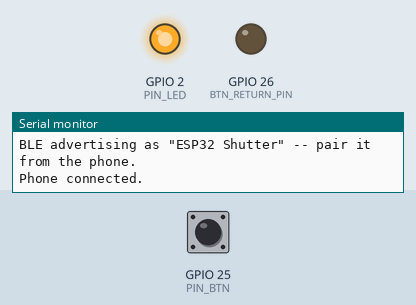
This program was run on a simulated ESP32. Shown: output pins drawn as LEDs (lit = HIGH), the last lines printed to the serial monitor. Dashed ring = blinking. The inputs (shaded band) are chosen by the test bench; at power-on: GPIO 25 (PIN_BTN) HIGH. USB keyboard and mouse output is not drawn.

Above: at 1.4 s.
1.5 s: GPIO 25 (PIN_BTN) pulled LOW for 0.15 s
At 2.58 s:
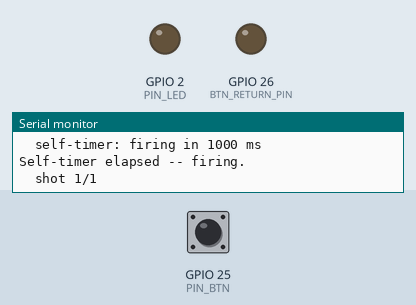
4.0 s: GPIO 25 (PIN_BTN) pulsed LOW 5 times (0.12 s each, 0.3 s apart)
At 7.3 s:
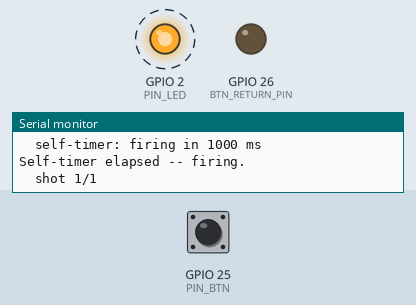
Timing chart, 0 to 8.8 s (numbered marks = the images above; inputs shaded):
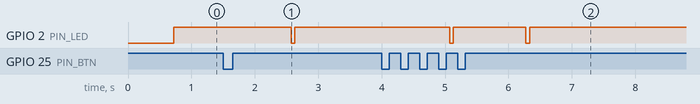

The program:

main.cpp
```cpp
/*
 * ESP32 Bluetooth Camera Shutter
 * ------------------------------
 * A DIY version of a commercial Bluetooth selfie-stick shutter.
 *
 * The ESP32 advertises itself as a BLE HID keyboard and, on a button press,
 * sends the Consumer Control "Volume Up" key (usage page 0x0C, usage 0xE9).
 * No camera API is involved -- both iOS and Android camera apps bind a
 * hardware Volume Up press to the shutter, which is exactly how the cheap
 * commercial units work.
 *
 * Hardware: NodeMCU-32S (ESP32). The button bridges GPIO25 and GPIO26, with
 * GPIO26 driven LOW to act as a switched ground, so no wire to a GND pin is
 * needed. GPIO25 uses its internal pull-up, so pressed == LOW.
 */

#include <Arduino.h>
#include <BleKeyboard.h>

// ------------------------------------------------------------------ config ---
// Defaults for every tunable; override any of them from build_flags.

#ifndef SHUTTER_BURST_COUNT
#define SHUTTER_BURST_COUNT 3
#endif

#ifndef SHUTTER_BURST_GAP_MS
#define SHUTTER_BURST_GAP_MS 400
#endif

#ifndef SHUTTER_SEND_ENTER
#define SHUTTER_SEND_ENTER 0
#endif

// Self-timer: how long to wait after the button press before firing the shutter,
// so you have time to pose. 0 fires immediately. The wait is non-blocking, so
// the LED keeps blinking the countdown instead of freezing.
#ifndef SHUTTER_DELAY_MS
#define SHUTTER_DELAY_MS 1000
#endif

// GPIO26 as switched ground. Build with -D BTN_RETURN_PIN=-1 if you rewire the
// button to a real GND pin instead.
#ifndef BTN_RETURN_PIN
#define BTN_RETURN_PIN 26
#endif

static const uint8_t PIN_BTN = 25;
static const uint8_t PIN_LED = LED_BUILTIN;  // GPIO2 on the NodeMCU-32S

static const uint32_t DEBOUNCE_MS       = 40;
static const uint32_t KEY_HOLD_MS       = 30;   // gap between key-down and key-up
static const uint32_t ENTER_GAP_MS      = 50;
static const uint32_t CONNECT_SETTLE_MS = 500;
static const uint32_t LED_BLINK_MS      = 500;
static const uint32_t LED_COUNTDOWN_MS  = 100;  // fast blink while self-timer runs
static const uint32_t LED_PULSE_MS      = 60;

// The library truncates the device name to 15 characters.
BleKeyboard bleKeyboard("ESP32 Shutter", "DIY", 100);

// ------------------------------------------------------------------- state ---
static bool     buttonRaw        = false;  // last raw read, true = pressed
static bool     buttonStable     = false;  // debounced, true = pressed
static uint32_t lastRawChangeMs  = 0;
static bool     linkUp           = false;
static bool     pendingShot      = false;  // self-timer armed, waiting to fire
static uint32_t pendingShotAt    = 0;
static bool     ledBlinkOn       = false;
static uint32_t ledToggleMs      = 0;
static bool     ledPulse         = false;
static uint32_t ledPulseUntilMs  = 0;

// ----------------------------------------------------------------- helpers ---
// The NodeMCU-32S LED is active HIGH (R9 + LED to GND).
static inline void ledWrite(bool on) {
  digitalWrite(PIN_LED, on ? HIGH : LOW);
}

static void ledPulseNow() {
  ledPulse = true;
  ledPulseUntilMs = millis() + LED_PULSE_MS;
}

/*
 * One shutter press: explicit down / hold / up.
 *
 * BleKeyboard::write() is deliberately NOT used here. It fires the key-down and
 * key-up GATT notifications back to back with no gap, and if the release is
 * lost on a congested link the phone sees Volume Up stuck down -- a runaway
 * volume ramp, or a repeating shutter. The hold also better mimics a real
 * button tap, which some Android input stacks require.
 */
static void sendShutterKey() {
  bleKeyboard.press(KEY_MEDIA_VOLUME_UP);
  delay(KEY_HOLD_MS);
  bleKeyboard.release(KEY_MEDIA_VOLUME_UP);

#if SHUTTER_SEND_ENTER
  // Fallback for camera apps that ignore Vol+. Note this goes out as a keyboard
  // report, so outside the camera app it lands in whatever field has focus.
  delay(ENTER_GAP_MS);
  bleKeyboard.press(KEY_RETURN);
  delay(KEY_HOLD_MS);
  bleKeyboard.release(KEY_RETURN);
#endif
}

static void shutterBurst() {
  // Defensive: releaseAll() zeroes the internal media-key state but only
  // notifies the *keyboard* report, so it cannot un-stick a Volume Up. An
  // explicit release is the only reliable way to clear one.
  bleKeyboard.release(KEY_MEDIA_VOLUME_UP);

  for (uint8_t i = 0; i < SHUTTER_BURST_COUNT; i++) {
    if (!bleKeyboard.isConnected()) {
      Serial.println("  link dropped mid-burst -- stopping.");
      break;
    }
    Serial.printf("  shot %u/%u\n", (unsigned)i + 1, (unsigned)SHUTTER_BURST_COUNT);
    sendShutterKey();
    if (i + 1 < SHUTTER_BURST_COUNT) {
      delay(SHUTTER_BURST_GAP_MS);
    }
  }

  ledPulseNow();
}

// ------------------------------------------------------------------- setup ---
void setup() {
  // Establish the ground reference FIRST. With the button bridging GPIO25 and
  // GPIO26, pin 25 floats until 26 is driven low and would read as permanently
  // released -- a silent failure that looks like a BLE fault.
#if BTN_RETURN_PIN >= 0
  pinMode(BTN_RETURN_PIN, OUTPUT);
  digitalWrite(BTN_RETURN_PIN, LOW);
#endif

  pinMode(PIN_BTN, INPUT_PULLUP);

  pinMode(PIN_LED, OUTPUT);
  ledWrite(false);  // avoid a stray flash during boot

  Serial.begin(115200);
  // Deliberately NOT while(!Serial) -- on the ESP32's USB-UART that can block
  // forever, and you would misdiagnose it as BleKeyboard::begin() failing.
  delay(200);

  Serial.println();
  Serial.println("ESP32 Bluetooth Camera Shutter");
  Serial.printf("  button : GPIO%u (pressed = LOW)\n", (unsigned)PIN_BTN);
#if BTN_RETURN_PIN >= 0
  Serial.printf("  ground : GPIO%u driven LOW\n", (unsigned)BTN_RETURN_PIN);
#else
  Serial.println("  ground : external GND wire");
#endif
  Serial.printf("  led    : GPIO%u\n", (unsigned)PIN_LED);
  Serial.printf("  burst  : %u shot(s), %u ms apart\n",
                (unsigned)SHUTTER_BURST_COUNT, (unsigned)SHUTTER_BURST_GAP_MS);
  if (SHUTTER_DELAY_MS > 0) {
    Serial.printf("  timer  : %u ms after the press\n", (unsigned)SHUTTER_DELAY_MS);
  } else {
    Serial.println("  timer  : off (fires immediately)");
  }

  // If this says PRESSED with nothing touching the button, the wiring is wrong.
  Serial.printf("  button reads %s at rest (expect RELEASED)\n",
                digitalRead(PIN_BTN) == LOW ? "PRESSED" : "RELEASED");

  bleKeyboard.begin();
  Serial.println("BLE advertising as \"ESP32 Shutter\" -- pair it from the phone.");

  buttonRaw = buttonStable = (digitalRead(PIN_BTN) == LOW);
}

// -------------------------------------------------------------------- loop ---
void loop() {
  const uint32_t now = millis();

  // -- link state ------------------------------------------------------------
  const bool connected = bleKeyboard.isConnected();
  if (connected != linkUp) {
    linkUp = connected;
    Serial.println(connected ? "Phone connected."
                             : "Phone disconnected -- advertising again.");
    if (connected) {
      // isConnected() can flip true a moment before the phone has subscribed to
      // the CCCDs, and that first keypress is sometimes swallowed. Settle, then
      // push a harmless release to force the subscription live.
      delay(CONNECT_SETTLE_MS);
      bleKeyboard.release(KEY_MEDIA_VOLUME_UP);
    }
  }

  // -- button debounce -------------------------------------------------------
  // Fire on the stable press edge only, never on release or on hold-repeat.
  const bool raw = (digitalRead(PIN_BTN) == LOW);
  if (raw != buttonRaw) {
    buttonRaw = raw;
    lastRawChangeMs = now;
  } else if (raw != buttonStable && (now - lastRawChangeMs) >= DEBOUNCE_MS) {
    buttonStable = raw;
    if (buttonStable) {
      Serial.println("Button pressed.");
      if (!bleKeyboard.isConnected()) {
        Serial.println("  not connected -- ignoring. Pair the phone first.");
      } else if (pendingShot) {
        Serial.println("  self-timer already running -- ignoring.");
      } else if (SHUTTER_DELAY_MS > 0) {
        pendingShot   = true;
        pendingShotAt = now + SHUTTER_DELAY_MS;
        ledToggleMs   = now;  // start the countdown blink cleanly
        Serial.printf("  self-timer: firing in %u ms\n", (unsigned)SHUTTER_DELAY_MS);
      } else {
        shutterBurst();
      }
    }
  }

  // -- self-timer ------------------------------------------------------------
  // Fire the shutter once the delay elapses. Deliberately not a delay() in the
  // button handler -- that would freeze the LED for the whole wait and stop the
  // countdown from being visible.
  if (pendingShot && (int32_t)(now - pendingShotAt) >= 0) {
    pendingShot = false;
    if (!bleKeyboard.isConnected()) {
      Serial.println("Self-timer: link dropped, not firing.");
    } else {
      Serial.println("Self-timer elapsed -- firing.");
      shutterBurst();
    }
  }

  // -- LED -------------------------------------------------------------------
  // Slow blink while advertising, solid when linked. A pulse inverts whatever
  // the base state is, so it stays visible in both cases.
  if (ledPulse && (int32_t)(now - ledPulseUntilMs) >= 0) {
    ledPulse = false;
  }

  const uint32_t blinkPeriod = pendingShot ? LED_COUNTDOWN_MS : LED_BLINK_MS;

  bool baseOn;
  if (!linkUp) {
    if (now - ledToggleMs >= blinkPeriod) {
      ledToggleMs = now;
      ledBlinkOn = !ledBlinkOn;
    }
    baseOn = ledBlinkOn;
  } else if (pendingShot) {
    baseOn = !ledBlinkOn;  // blink the countdown even once connected
  } else {
    baseOn = true;
  }
  ledWrite(ledPulse ? !baseOn : baseOn);
}
```

Measured:
- after the input at 1.5 s, GPIO 2 (PIN_LED): HIGH → LOW after 1.1 s, → HIGH 0.06 s later
- after the input at 4.0 s, GPIO 2 (PIN_LED): alternates HIGH for 1.1 s and LOW for 0.06 s, 4 changes in all, then stays HIGH, starting after 1.1 s
